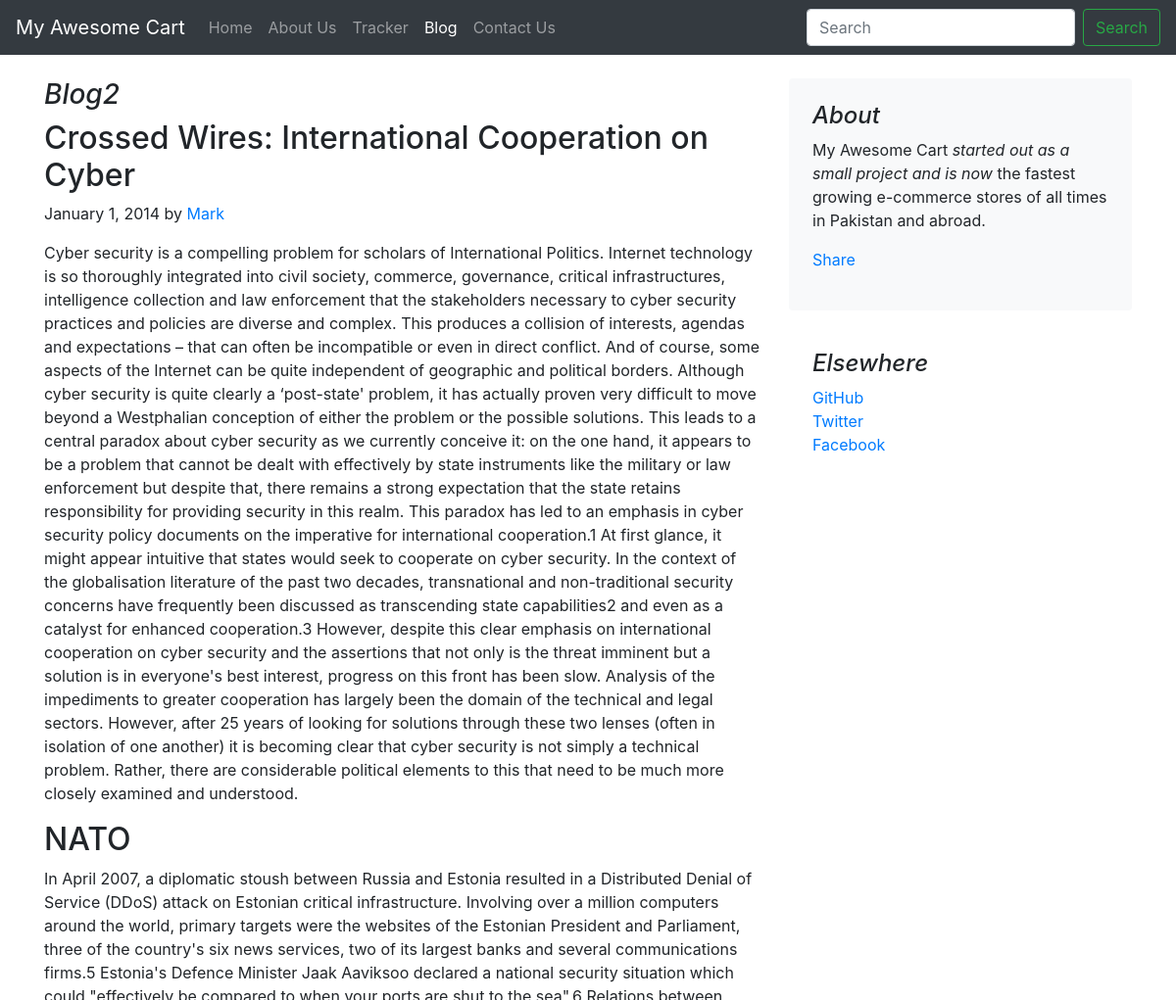
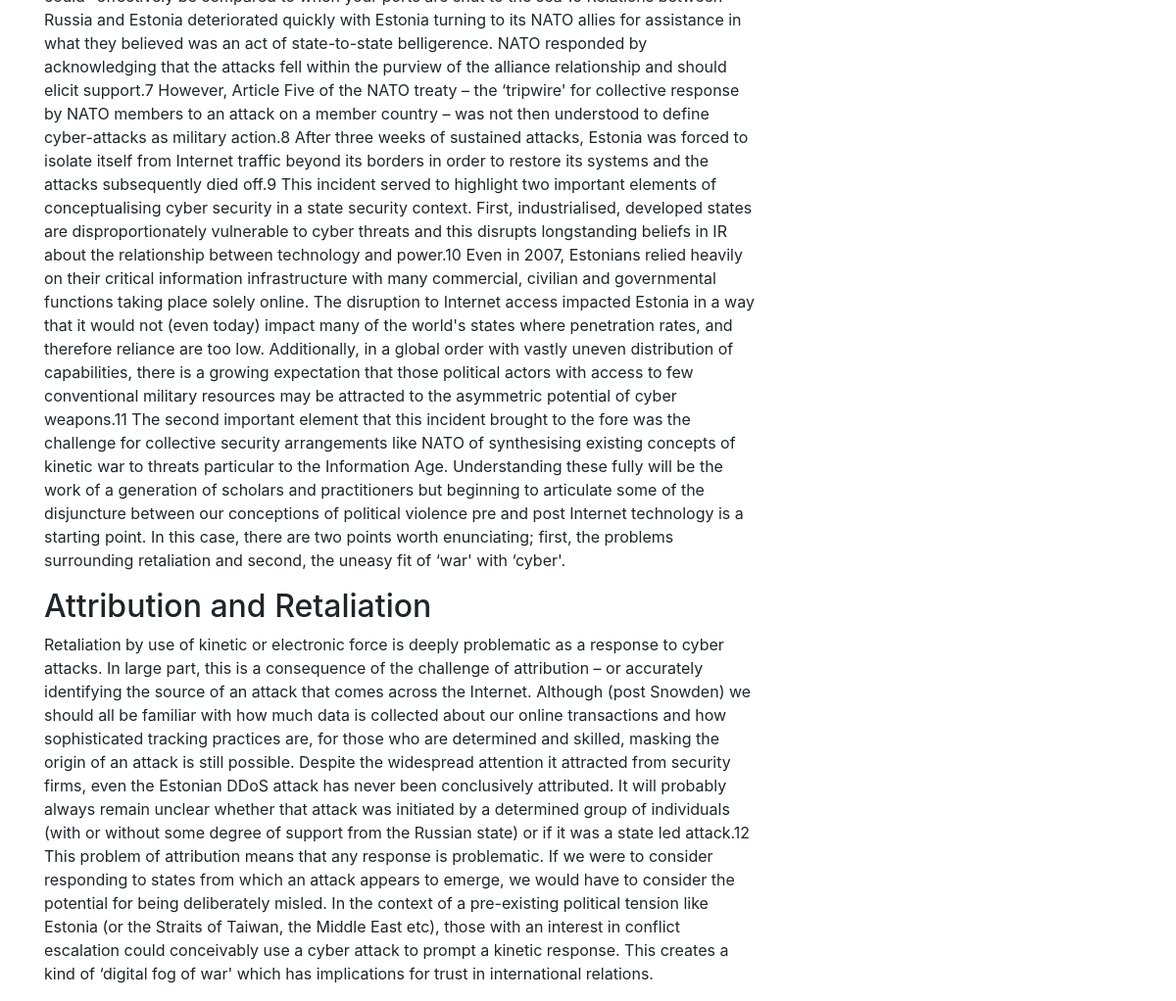
The app's page /blog/blogpost/2 with its own data (2 pictures, top to bottom).
### blog/models.py (models this page shows, shortened)
class Blogpost(models.Model):
    post_id = models.AutoField(primary_key= True)
    tilte = models.CharField(max_length=50)
    head0 = models.CharField(max_length=500)
    chead0 = models.CharField(max_length=5000)
    head1 = models.CharField(max_length=500)
    chead1 = models.CharField(max_length=5000)
    head2 = models.CharField(max_length=500)
    chead2 = models.CharField(max_length=5000)
    pub_date = models.DateField()
    thumbnail = models.ImageField(upload_to='blog/images')

### blog/views.py (the view)
# urls.py: path("blogpost/<int:id>", views.blogpost, name="blogHome"),
def blogpost(request, id):
    post = Blogpost.objects.filter(post_id = id)[0]
    return render(request, 'blog/blogpost.html',{'post':post})

### blog/templates/blog/blogpost.html (shortened to what this page needs)
{% extends 'blog/basic.html' %}
{% block body %}
<div class="container">
    <div class="row mt-4">
        <div class="col-md-8 blog-main">
            <h3 class="font-italic">
                {{post.tilte}}
            </h3>
            <div class="blog-post">
                <h2 class="blog-post-title">{{post.head0}}</h2>
                <p class="blog-post-meta">January 1, 2014 by <a href="#">Mark</a></p>
                <p>{{post.chead0}}</p>
                <h2>{{post.head1}}</h2>
                <p>{{post.chead1}}</p>
                <h2>{{post.head2}}</h2>
                <p>{{post.chead2}}</p>
            </div>
        </div>
        <aside class="col-md-4 blog-sidebar">
            <div class="p-4 mb-3 bg-light rounded">
                <h4 class="font-italic">About</h4>
                <p class="mb-0">My Awesome Cart <em>started out as a small project and is now</em> the fastest growing e-commerce stores of all times in Pakistan and abroad.</p>
                <div class="my-3 fb-share-button" data-href="http://127.0.0.1:8000/blog/blogpost/{{post.post_id}}" data-layout="button_count" data-size="large"><a target="_blank" href="https://www.facebook.com/sharer/sharer.php?u=http%3A%2F%2F127.0.0.1%3A8000%2Fblog%2Fblogpost%2F4&src=sdkpreparse" class="fb-xfbml-parse-ignore">Share</a></div>
            </div>
            <div class="p-4">
                <h4 class="font-italic">Elsewhere</h4>
                <ol class="list-unstyled">
                    <li><a href="#">GitHub</a></li>
                    <li><a href="#">Twitter</a></li>
                    <li><a href="#">Facebook</a></li>
                </ol>
            </div>
        </aside>
    </div>
</div>
{% endblock %}

### records on screen
Blogpost: tilte "Blog2", head0 "Crossed Wires: International Cooperation on Cyber", chead0 "Cyber security is a compelling problem for scholars of International Politics. Internet technology is so thoroughly integrated into civil society, commerce, governance, critical infrastructures, intelligence collection and law enforcement that the stakeholders necessary to cyber security practices and policies are diverse and complex. This produces a collision of interests, agendas and expectations – that can often be incompatible or even in direct conflict. And of course, some aspects of the Internet can be quite independent of geographic and political borders. Although cyber security is quite clearly a ‘post-state' problem, it has actually proven very difficult to move beyond a…", head1 "NATO", chead1 "In April 2007, a diplomatic stoush between Russia and Estonia resulted in a Distributed Denial of Service (DDoS) attack on Estonian critical infrastructure. Involving over a million computers around the world, primary targets were the websites of the Estonian President and Parliament, three of the country's six news services, two of its largest banks and several communications firms.5 Estonia's Defence Minister Jaak Aaviksoo declared a national security situation which could \"effectively be compared to when your ports are shut to the sea\".6 Relations between Russia and Estonia deteriorated quickly with Estonia turning to its NATO allies for assistance in what they believed was an act of…", head2 "Attribution and Retaliation", chead2 "Retaliation by use of kinetic or electronic force is deeply problematic as a response to cyber attacks. In large part, this is a consequence of the challenge of attribution – or accurately identifying the source of an attack that comes across the Internet. Although (post Snowden) we should all be familiar with how much data is collected about our online transactions and how sophisticated tracking practices are, for those who are determined and skilled, masking the origin of an attack is still possible. Despite the widespread attention it attracted from security firms, even the Estonian DDoS attack has never been conclusively attributed. It will probably always remain unclear whether that…"
